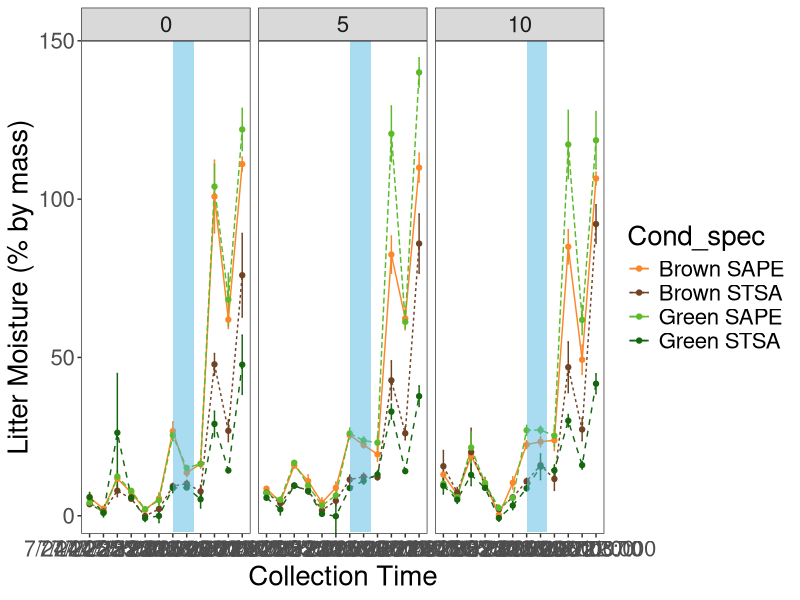
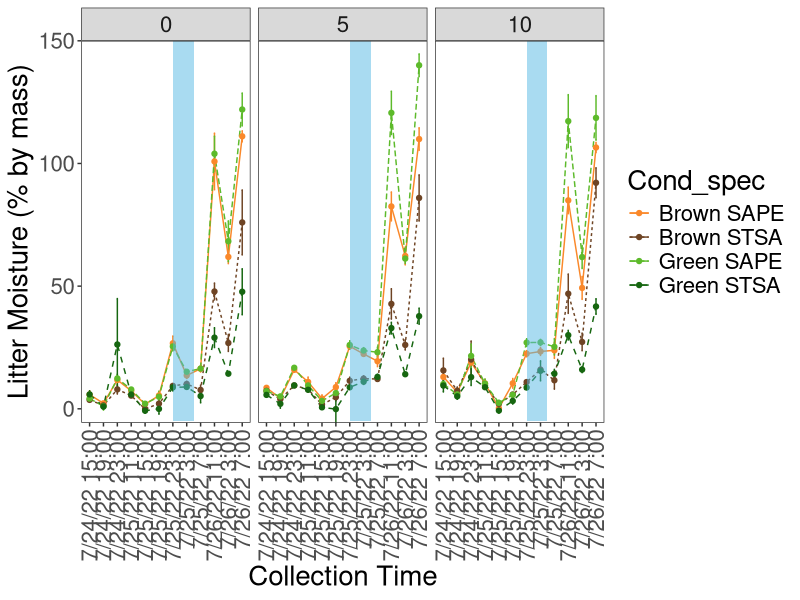

The R script that drew these images, in order:
# Analysis of IRES Litter Microclimate Group data for microphase 1 experiment
# HThroop wrote script on August 2, 2022 
# HThroop made minor tweaks on Sept 20, 2022
setwd("/Users/Siena/Desktop/microclimate")

library(tidyverse)
library(scales)

my_colors <- c("#fa882a","#6e4424","#5dba2b","#166610")

#import dataset
df_microphase1=read.csv("microphase1.csv",header=TRUE)
# remove interval 13 - these were extras (alternative would be to treat them as interval 12 - they were collected then)
#df_microphase1<-df_microphase1[!(df_microphase1$Interval > 12),]
# treat rainfall as a factor (categorical variable)
df_microphase1$Rainfall <- factor(df_microphase1$Rainfall) 

#df_microphase1$Datetime <- as.POSIXct(df_microphase1$Datetime, format = "%m/%d/%y %H:%M")

# change time from 12 h to 24 h time
#df_microphase1$Time <- format(as.POSIXct(df_microphase1$Time,format='%I:%M:%S %p'),format="%H:%M:%S")

# create a new variable "datetime" that combines data and time
#df_microphase1$datetime <- as.POSIXct(paste(df_microphase1$Time, df_microphase1$Date), format="%m-%d-%y %H:%M:%S")


# calculate litter wet and dry masses
df_microphase1$LitterWetMass <- df_microphase1$Sample_mass - df_microphase1$SandMasswBag # sample wet mass at collection
df_microphase1$LitterDryMass <- df_microphase1$Drymasswbag - df_microphase1$D_bagMasswSand # sample dry mass at collection
# calculate sample dry mass (percent by mass) at collection
df_microphase1$LitterMoisture <- ((df_microphase1$LitterWetMass - df_microphase1$LitterDryMass) / df_microphase1$LitterDryMass) *100 
# divide into separate files for the two litter species
df_microphase1.SAPE <- filter(df_microphase1, Species == "SAPE")
df_microphase1.STSA <- filter(df_microphase1, Species == "STSA")

# make some line graphs ---------------------------------------------------
# ylim.prim <- c(0, 150)   # in this example, precipitation
# ylim.sec <- c(0, 50)    # in this example, temperature




# calculate mean values for line graphs 
df_microphase1.means <- df_microphase1 %>% 
  group_by(Cond_spec, Rainfall, Datetime) %>% 
  summarise(LitterMoisture_mean=mean(LitterMoisture, na.rm=TRUE), n=n(), sd=sd(LitterMoisture, na.rm=TRUE), se=sd/sqrt(n))
df_microphase1.means$se<-as.numeric(df_microphase1.means$se)
df_microphase1.means$LitterMoisture_mean<-as.numeric(df_microphase1.means$LitterMoisture_mean)
df_microphase1.means

# exclude values above and below the 95th and 5th percentile
#microphase1.means_quantiles <- quantile(df_microphase1.means$LitterMoisture_mean, c(0.05, 0.95))
#microphase1.means_quantiles
#data_subset <- df_microphase1.means[df_microphase1.means$LitterMoisture_mean > microphase1.means_quantiles[1] &   # Drop rows below/above percentiles
                         #df_microphase1.means$LitterMoisture_mean < microphase1.means_quantiles[2], ]

#df_microphase1.means$Cond_spec_num <- as.numeric(substr(df_microphase1.means$Cond_spec,2,))

p1 <- ggplot(df_microphase1.means, aes(x=Datetime, y=LitterMoisture_mean, color=Cond_spec)) + 
  aes(group=Cond_spec) +
  geom_errorbar(aes(ymin=LitterMoisture_mean-se, ymax=LitterMoisture_mean+se), width=0.1) +
  geom_line(aes(color=Cond_spec, shape=Cond_spec, linetype=Cond_spec)) +
  geom_point() +
  annotate('rect', xmin=7, xmax=8.5, ymin=-5, ymax=150, alpha=.5, fill='#54b8e3') +
  xlab("Collection Time") + 
  ylab("Litter Moisture (% by mass)") +
  scale_color_manual(values = my_colors) +
  theme_bw() +
  theme(text = element_text(size = 20)) +
  theme(panel.grid.major = element_blank()) +
  theme(panel.grid.minor = element_blank()) +
  scale_y_continuous(expand=c(0,0)) +
  facet_grid(~Rainfall) 
p1

p1 + theme(axis.text.x = element_text(angle = 90, vjust = 0.5, hjust=1))



